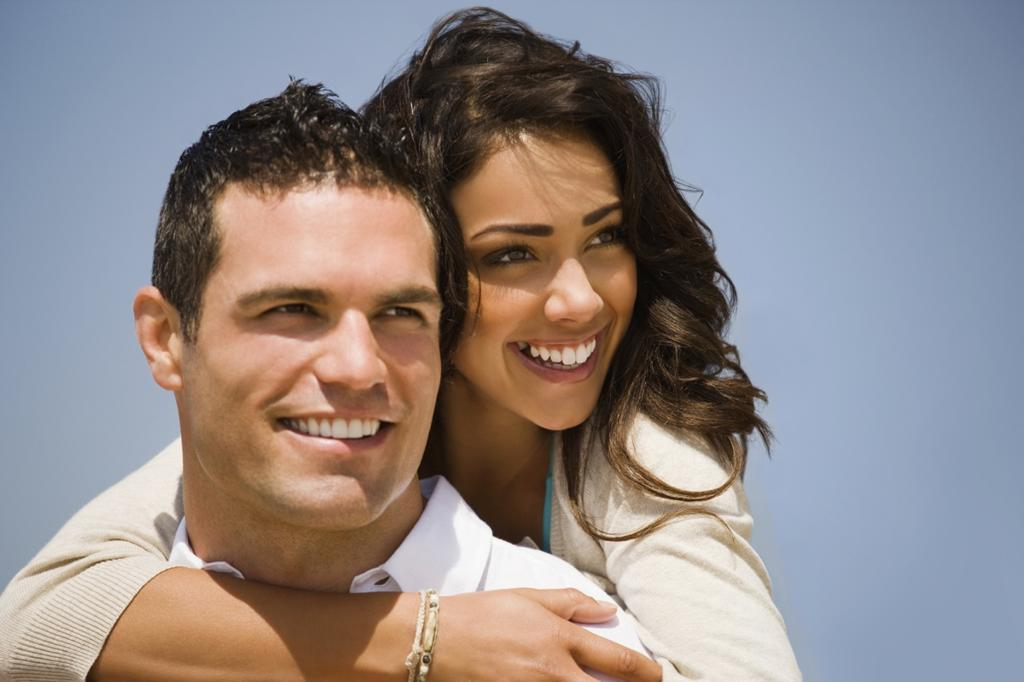
%> input picture src/task1/data/1.png, 1024 x 682 px; its folder holds only this picture in this run
$ octave ricardo.m   (GNU Octave 9; MATLAB toolbox functions it lacks are replaced by stand-ins)
%> lines starting %> are read from the running program, lines starting %| are printed output that depends on the picture; in (x1, y1, x2, y2) boxes, pixels count from 0 and x2, y2 are one past the last pixel; in counts of white or black regions, pixels touching at a corner belong together; the program's own positions count from 1
### src/task1/purgesmallregions.m
function Out = purgesmallregions(BW, Thresh)
    [Reg, N] = bwlabel(BW);
    Area = zeros(N,1);

    for i = 1:N
       Area(i) = nnz(Reg == i);
    end

    RegAvg = mean(Area(:));
    Out = zeros(size(BW));

    for i = 1:N
       if Area(i) >= RegAvg * Thresh
           Zone = (Reg == i);
           Out = Out | Zone;
       end
    end
end

### src/task1/ricardo.m
close all;
clear;

GT_Store = load('data/ground_truth.mat');
GT_Array = GT_Store.ground_truth_store;

ShowPlots = 0;

True_P = 0;
False_P = 0;
False_N = 0;

for ImageIndex = 1 : 20

RGBOriginal = imread(sprintf('data/%d.png', ImageIndex));
%> RGBOriginal is the input picture: size 682x1024x3 uint8; mean R, G, B 145.3, 137.2, 137.2

if ShowPlots == 1
    figure;

    subplot(3, 4, 1), imshow(RGBOriginal, 'InitialMagnification', 'fit'), title('Original');
end

%% Fase 1 - Pre processing (Gaussian filter)

RGB = imgaussfilt(RGBOriginal, 5);
Gray = rgb2gray(RGB);

if ShowPlots == 1
    subplot(3, 4, 2), imshow(RGB, 'InitialMagnification', 'fit'), title('Gaussian filter');
end

%Isolate R.
R = RGB(:,:,1);
%Isolate G.
G = RGB(:,:,2);
%Isolate B.
B = RGB(:,:,3);
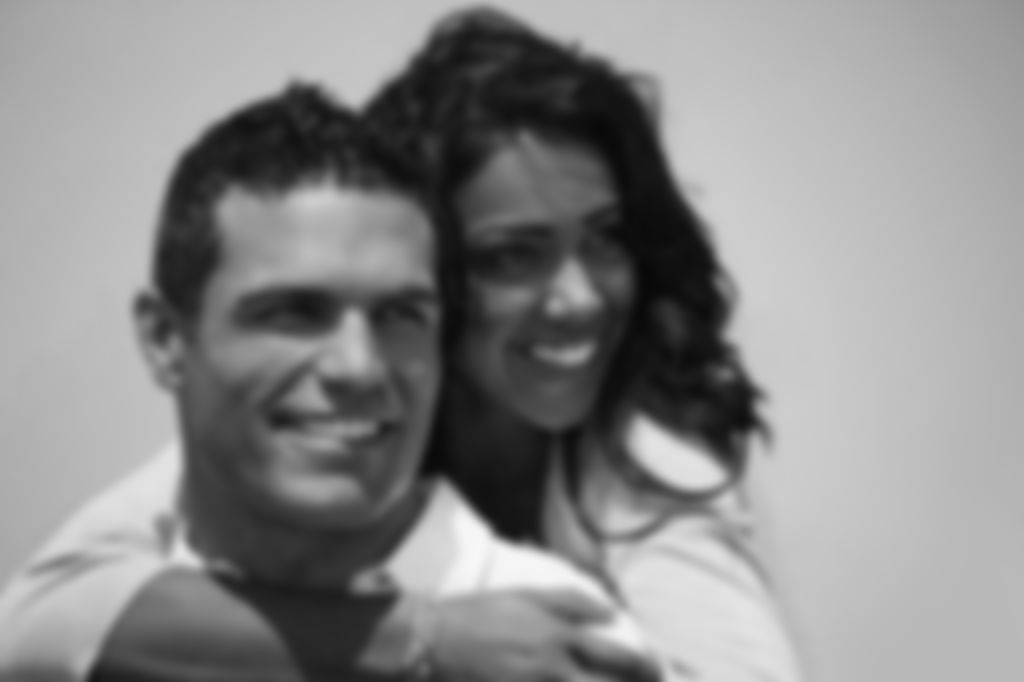
%> B: size 682x1024 uint8; min 8, max 247, mean 137.2

%% Color Balance

K = (mean(R(:)) + mean(G(:)) + mean(B(:))) / 3;
%> K = 139.9

r = R * (K / mean(R(:))) ;
g = G * (K / mean(G(:))) ;
b = B * (K / mean(B(:))) ;

RGBNormal = cat(3, r, g, b);

if ShowPlots == 1
    subplot(3, 4, 3), imshow(RGBNormal, [], 'InitialMagnification', 'fit'), title('Compensation');
end

%% Remove Trash

I = RGBNormal;
N = 7;

[L,Centers] = imsegkmeans(I, N);
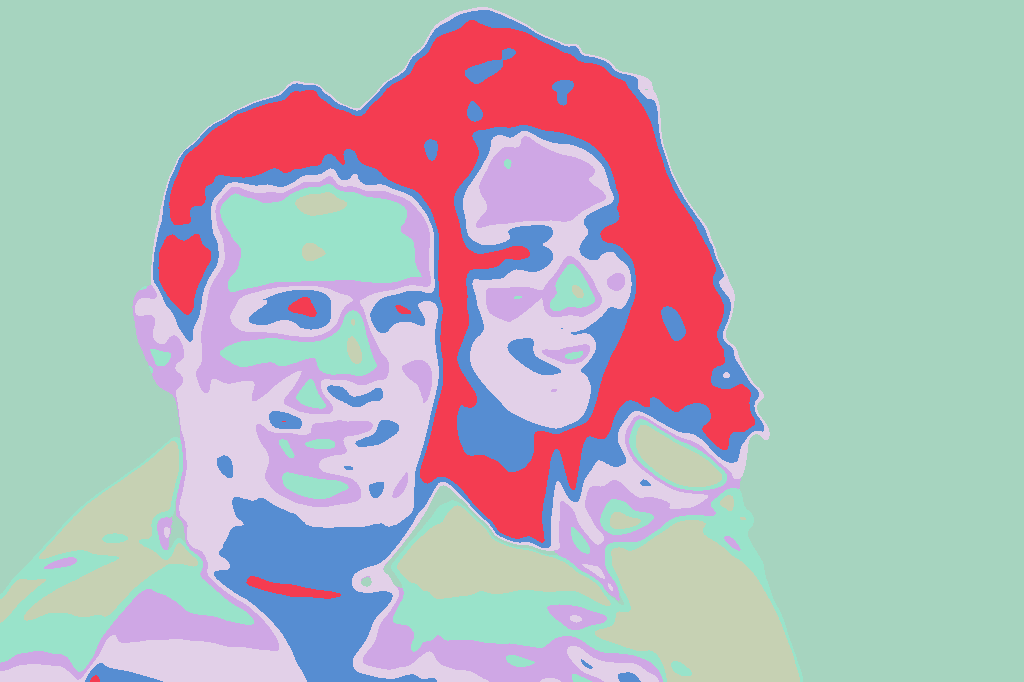
%> L: size 682x1024 uint8; 7 distinct labels, from 1 to 7; one colour per label, 0 black
%> Centers = [140 164 189; 46 37 28; 184 148 115; 221 226 218; 146 110 78; 208 185 163; 99 75 53]

KOut = zeros(size(R));

for i = 1 : N
    Reg = (L == i);
    Avg = mean(Centers(i, :));

%     fprintf('Region %d -> average = %f\n', i, Avg);
%     figure, imshow(Reg, []);

    if Avg < 80 || Avg > 215
        KOut = KOut | Reg;
    end
end
%> this loop made 7 passes
%> Avg on passes 1 to 7: 164.3, 37, 149, 221.7, 111.3, 185.3, 75.67
%> pass 1, `Reg = (L == i);`:
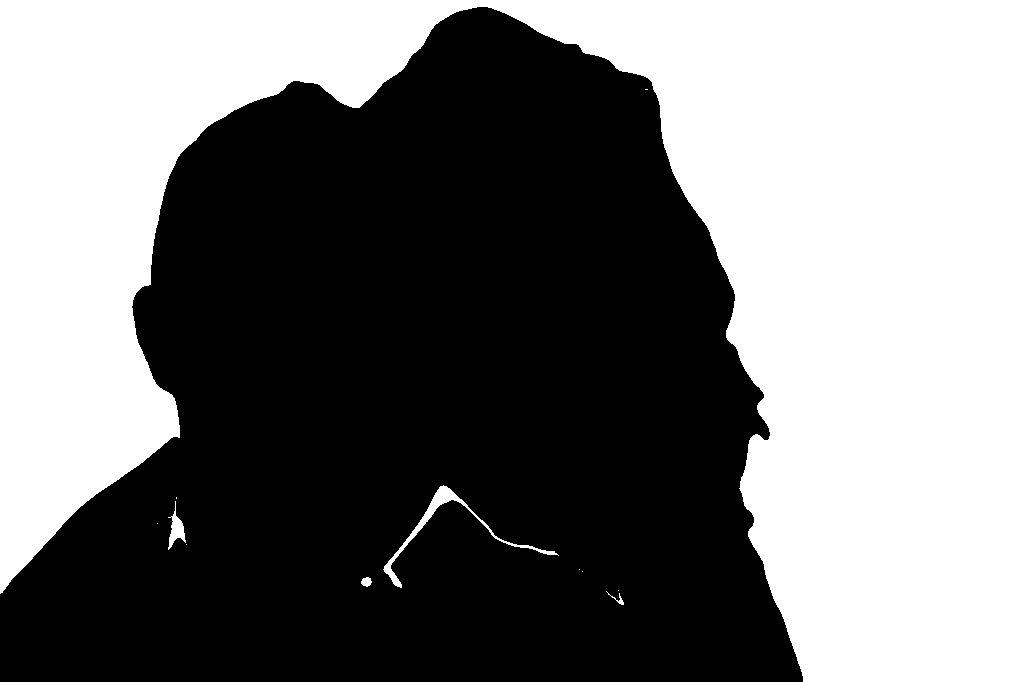
%> Reg: size 682x1024 logical; 46.3% white; 12 white regions (7 under 20 px), largest, box (x1, y1, x2, y2) and area: (0, 0, 1024, 682) 321724, (383, 485, 559, 588) 1232, (168, 501, 186, 550) 342, (361, 577, 372, 587) 79, (606, 591, 624, 605) 51
%> after the loop:
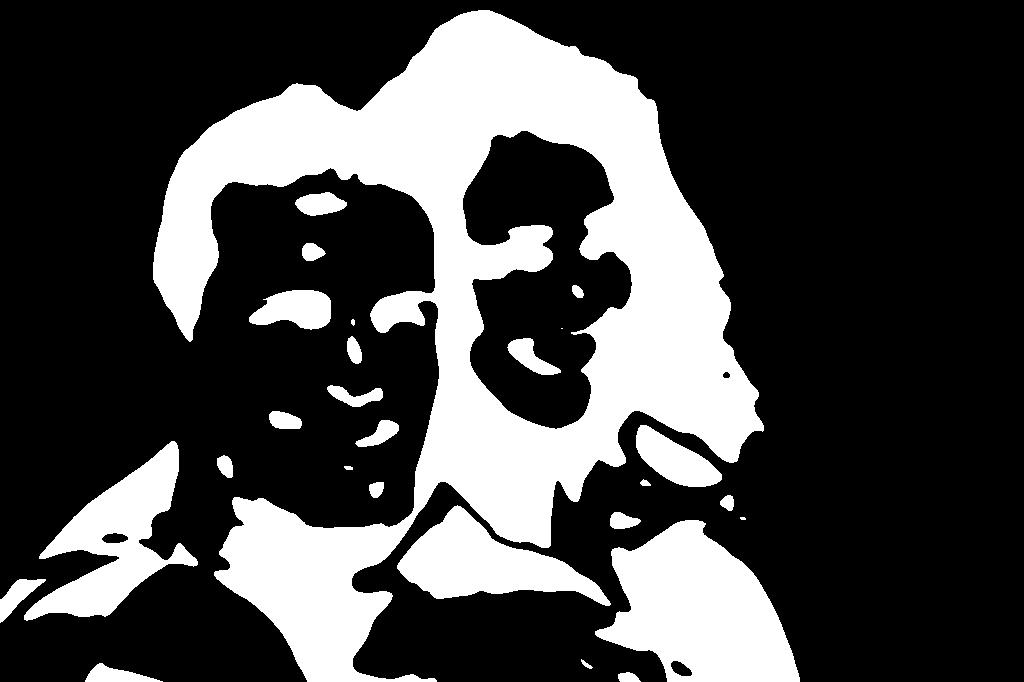
%> KOut: size 682x1024 logical; 27.8% white; 27 white regions (2 under 20 px), largest, box (x1, y1, x2, y2) and area: (153, 10, 764, 682) 139721, (595, 520, 800, 682) 20712, (24, 441, 198, 621) 11969

if ShowPlots == 1
    subplot(3, 4, 4), imshow(KOut, [], 'InitialMagnification', 'fit'), title('Trash');
end

R2 = I(:,:,1);
G2 = I(:,:,2);
B2 = I(:,:,3);

R2(KOut==1) = 0;
G2(KOut==1) = 0;
B2(KOut==1) = 0;

RGBNormal = cat(3, R2, G2, B2);

if ShowPlots == 1
    subplot(3, 4, 5), imshow(RGBNormal, [], 'InitialMagnification', 'fit'), title('Trash Removed');
end


%% Fase 2 - Detect skin tone

%% YCbCr

ImgYCbCr = rgb2ycbcr(RGBNormal);
%> ImgYCbCr: size 682x1024x3 uint8; mean of channels 1, 2, 3 112.7, 130.1, 126.5

%Isolate Y.
Y = ImgYCbCr(:,:,1);
%Isolate Cb.
Cb = ImgYCbCr(:,:,2);
%Isolate Cr.
Cr = ImgYCbCr(:,:,3);


%% Thresholds

% http://citeseerx.ist.psu.edu/viewdoc/download?doi=10.1.1.718.1964&rep=rep1&type=pdf

I = RGBNormal;
R2 = I(:,:,1);
G2 = I(:,:,2);
B2 = I(:,:,3);

MaskRGB = (R2 > 95) & (G2 > 40) & (B2 > 20) & ((max(max(R2,G2), B2) - min(min(R2,G2), B2)) > 10) & (imabsdiff(R2, G2) > 10) & ((R2 > G2) & (R2 > B2) | ((G2 > R2) & (G2 > B2)));
%> MaskRGB: size 682x1024 logical; 22.1% white; 29 white regions (21 under 20 px), largest, box (x1, y1, x2, y2) and area: (80, 168, 439, 682) 93219, (463, 131, 632, 429) 30208, (352, 504, 665, 682) 22931
MaskRGB2 = (R2 > 190) & (G2 > 190) & (B2 > 170) & (imabsdiff(R2,G2) <= 35); % & (R2 > B2) & (G2 > B2);
%> MaskRGB2: size 682x1024 logical; 2.1% white; 57 white regions (42 under 20 px), largest, box (x1, y1, x2, y2) and area: (0, 441, 200, 649) 4644, (284, 189, 358, 274) 3370, (397, 518, 770, 682) 2822

MaskYCbCr = (Cr <= 1.5862*double(Cb) + 20) & (Cr >= 0.3448*double(Cb) + 76.2069) & (Cr >= -1.005 * double(Cb) + 234.5652) & (Cr <= -1.15 * double(Cb) + 301.75) & (Cr <= -2.2857 * double(Cb) + 432.85);
%> MaskYCbCr: size 682x1024 logical; 53.9% white; 11 black regions (9 under 20 px), largest, box (x1, y1, x2, y2) and area: (0, 0, 1024, 682) 321903, (428, 488, 451, 519) 268

MaskSkin = (MaskRGB | MaskRGB2); %& MaskYCbCr;
%> MaskSkin: size 682x1024 logical; 23.2% white; 53 white regions (42 under 20 px), largest, box (x1, y1, x2, y2) and area: (0, 168, 439, 682) 97763, (352, 411, 783, 682) 31878, (463, 131, 632, 429) 30208

if ShowPlots == 1

    subplot(3, 4, 6), imshow(MaskRGB | MaskRGB2), title('MaskRGB | MaskRGB2');
    subplot(3, 4, 7), imshow(MaskYCbCr), title('MaskYCbCr');
    subplot(3, 4, 8), imshow(MaskSkin), title('MaskSkin');


    R2 = RGBOriginal(:,:,1);
    G2 = RGBOriginal(:,:,2);
    B2 = RGBOriginal(:,:,3);

    R2(MaskSkin==0) = 0;
    G2(MaskSkin==0) = 0;
    B2(MaskSkin==0) = 0;
    Pele = cat(3, R2, G2, B2);

    subplot(3, 4, 9), imshow(Pele, [], 'InitialMagnification', 'fit'), title('Pele');
end

if ShowPlots == 1
%     subplot(3, 4, 10), imshow(bwlabel(MaskSkin), [], 'InitialMagnification', 'fit'), title('Mask - Pele');
end

Correction = MaskYCbCr & ~KOut;
%> Correction: size 682x1024 logical; 26% white; 60 white regions (48 under 20 px), largest, box (x1, y1, x2, y2) and area: (0, 168, 439, 682) 105509, (352, 169, 787, 682) 44890, (463, 131, 632, 429) 30208

if ShowPlots == 1
%     subplot(3, 4, 11), imshow(Correction, [], 'InitialMagnification', 'fit'), title('MaskYCbCr & ~KOut');
end

% MaskSkin = imclose(Correction, strel('disk', 10));
MaskSkin = imclose(MaskSkin, strel('disk', 12));
%> MaskSkin: size 682x1024 logical; 26% white; 24 white regions (21 under 20 px), largest, box (x1, y1, x2, y2) and area: (0, 168, 783, 682) 149517, (463, 131, 632, 429) 31657, (453, 505, 478, 522) 31
MaskSkin = imfill(MaskSkin, 'holes');
%> MaskSkin: size 682x1024 logical; 26.9% white; 24 white regions (21 under 20 px), largest, box (x1, y1, x2, y2) and area: (0, 168, 783, 682) 156441, (463, 131, 632, 429) 31657, (453, 505, 478, 522) 31
MaskSkin = purgesmallregions(MaskSkin, 0.4);
%> in purgesmallregions, `[Reg, N] = bwlabel(BW);`:
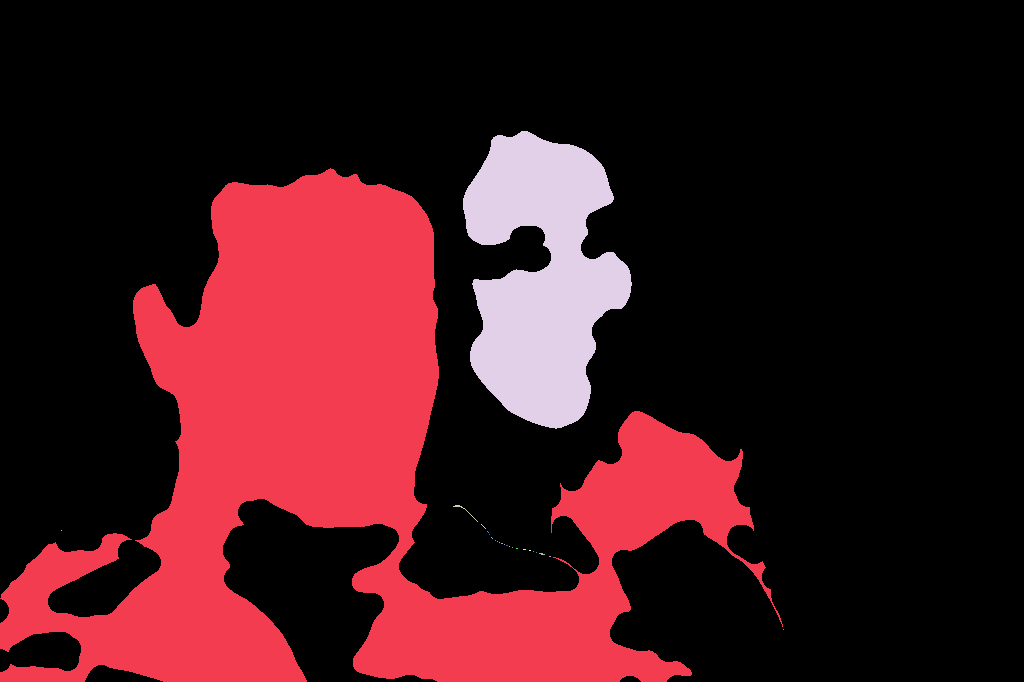
%> Reg: size 682x1024 double; 25 distinct labels, from 0 to 24; one colour per label, 0 black
%> in purgesmallregions, `[Reg, N] = bwlabel(BW);`: N = 24
%> the loop in purgesmallregions, `for i = 1:N` made 24 passes
%> after the loop in purgesmallregions, `for i = 1:N`: Area = 24 values, max 156441 at index 1, min 1 at index 2, mean 7840.4
%> in purgesmallregions, `RegAvg = mean(Area(:));`: RegAvg = 7840.4
%> after the loop in purgesmallregions, `for i = 1:N`: Out: size 682x1024 logical; 26.9% white; 2 white regions, box (x1, y1, x2, y2) and area: (0, 168, 783, 682) 156441, (463, 131, 632, 429) 31657
%> after the loop in purgesmallregions, `for i = 1:N`:
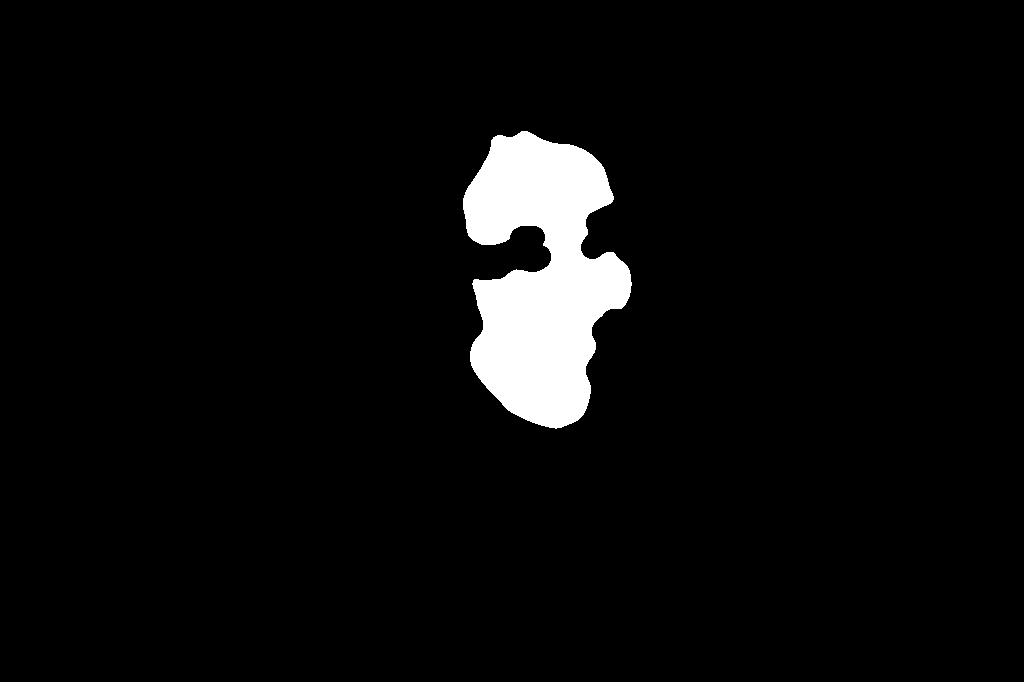
%> Zone: size 682x1024 logical; 4.5% white; 1 white region, box (x1, y1, x2, y2) and area: (463, 131, 632, 429) 31657

%% Fase 3 - Iterative method


ImgRGB_BB = RGBOriginal;

Mask = MaskSkin;

subplot(3, 4, 12), imshow(Mask, []), title('Close+Fill+Purge');

if ShowPlots == 1
%     figure;
end

GT = GT_Array(ImageIndex).ground_truth;
GT_Len = size(GT,1);
GT_BW = zeros([GT_Len, size(Y)]);

for k = 1 : size(GT, 1)
    BB = GT(k,:);

    Xstart = min([BB(1), BB(2)]);
    Xend = max([BB(1), BB(2)]);

    Ystart = min([BB(3), BB(4)]);
    Yend = max([BB(3), BB(4)]);

    for x = Xstart : Xend
        for y = Ystart : Yend
            GT_BW(k, x, y) = 1;
        end
    end
end

TP = 0;
FP = 0;
FN = zeros(GT_Len);

maxArea = 0;

for i = 0 : 8
    if ShowPlots == 1
        fprintf("Iteration %d\n", i+1);
        subplot(2, 5, i + 1), imshow(Mask,[], 'InitialMagnification', 'fit'), title('Mask - Extract faces');
    end

%> (the run ends here)
